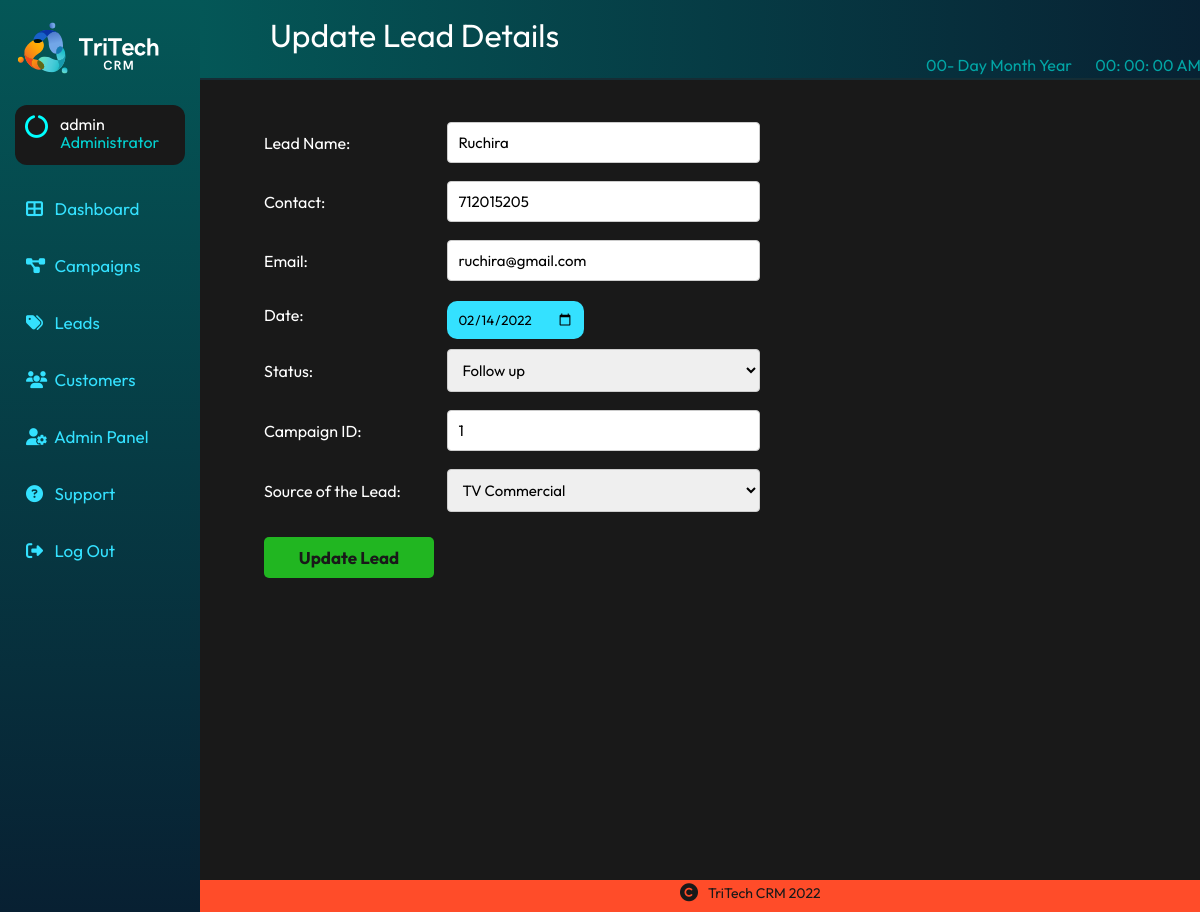
Screenshot of /manage-lead/update-lead.php?id=1 (signed in) with the database file from the repository.
### tables this page shows
CREATE TABLE `tbl_lead` (
  `id` int(10) UNSIGNED NOT NULL,
  `full_name` varchar(255) NOT NULL,
  `email` varchar(255) NOT NULL,
  `contact` int(11) NOT NULL,
  `date` date NOT NULL,
  `status` varchar(100) NOT NULL,
  `source` varchar(100) NOT NULL,
  `campaign_id` int(10) UNSIGNED NOT NULL
);

### manage-lead/update-lead.php (the view, shortened to what this page needs)
<?php include('../common/menu-manage.php'); ?>
    <div class="top-header">
    <h1>Update Lead Details</h1>
        <div class="date-time">
            <div class="date">
                <span id="daynum">00</span>-
                <span id="dayname">Day</span>
                <span id="month">Month</span>
                <span id="year">Year</span>
            </div>
            <div class="time">
                <span id="hour">00</span>:
                <span id="minutes">00</span>:
                <span id="seconds">00</span>
                <span id="period">AM</span>
            </div>
        </div>
    </div>
    <div class="main-content">
        <?php
            $id=$_GET['id'];
            $sql = "SELECT * FROM tbl_lead WHERE id=$id";
            $res = mysqli_query($conn, $sql);
            if($res==TRUE)
            {
                $count = mysqli_num_rows($res);
                if($count==1)
                {
                    $rows=mysqli_fetch_assoc($res);
                    $full_name=$rows['full_name'];
                    $contact=$rows['contact'];
                    $status=$rows['status'];
                    $email=$rows['email'];
                    $campaign_id=$rows['campaign_id'];
                    $source=$rows['source'];
                    $date=$rows['date'];
                }
                else
                {
                    header('location: http://localhost/tritech-crm/manage-lead/manage-lead.php');
                }
            }
            ?>
        <form action="" method="POST">
        <table class="table-form">
            <tr>
                <td>Lead Name: </td>
                <td><input type="text" name="full_name" value="<?php echo $full_name; ?>" required></td>
            </tr>
            <tr>
                <td>Contact: </td>
                <td><input type="text" name="contact" value="<?php echo $contact; ?>" maxlength="10" size="10" required></td>
            </tr>
            <tr>
                <td>Email: </td>
                <td><input type="text" name="email" value="<?php echo $email; ?>" required></td>
            </tr>
            <tr>
                <td>Date: </td>
                <td><input type="date" name="date" value="<?php echo $date; ?>" required></td>
            </tr>
            <tr>
                <td>Status: </td>
                <td>
                <Select name="status" required>
                        <option <?php if($status =="Follow up"){echo "selected";} ?>  value="Follow up">Follow up</option>
                    </Select>
                </td>
            </tr>
            <tr>
                <td>Campaign ID: </td>
                <td>
                <input type="number" name="campaign_id" value="<?php echo $campaign_id; ?>" >
                </td>
            </tr>
            <tr>
                <td>Source of the Lead: </td>
                <td>
                <Select name="source" >
                        <option <?php if($source =="TV Commercial"){echo "selected";} ?>  value="TV Commercial">TV Commercial</option>
                </Select>
                </td>
            </tr>
            <tr>
                <td colspan="2">
                    <input type="submit" name="submit" value="Update Lead" class="btn-form">
                </td>
            </tr>
        </table>
        </form>
    </div>
<?php include('../common/footer.php'); ?>

### css/main.css (style rules this page uses)
* { padding: 0; margin: 0; font-family: 'Outfit', sans-serif; box-sizing: border-box; list-style: none; text-decoration: none; font-weight: 400; }
.main-content { padding: 1% 1%; background-color: #191919; width: 86%; height: 100%; margin-left: 200px; overflow: auto; }
.top-header { width: 86%; position: inherit; height: 80px; color: white; padding: 15px 25px; margin-left: 200px; background-image: linear-gradient(to left, #082032, #045757); border-bottom: 2px solid #152D35; padding-left: 70px; }
.table-form { color: white; margin-top: 20px; margin-left: 50px; width: 500px; }
.table-form tr { width: 260px; }
.table-form input[type=text], input[type=number], input[type=password], select { width: 100%; margin: 8px 0; border: 1px solid #ccc; border-radius: 4px; padding: 10px; display: inline-block; font-size: 15px; }
.table-form input[type=date] { background-color: #34e1ff; border: 0; padding: 10px; border-radius: 10px; margin-top: 10px; }
.table-form option { color: #27323A; }
.btn-form { padding: 10px; border: 0; color: #191919; font-size: 17px; width: 170px; cursor: pointer; background-color: #21b621; font-weight: bold; border-radius: 5px; margin-top: 15px; }
.date-time { width: 400px; margin-left: 70%; color: #02a5a5; }
.date { display: inline-block; }
.time { display: inline-block; margin-left: 20px; margin-right: 40px; color: #02a5a5; }

### rows the page displays
tbl_lead: full_name "Ruchira", contact "712015205", email "ruchira@gmail.com", date "02/14/2022", status "Follow up", campaign_id "1", source "TV Commercial"

### other values shown
$_SESSION['username'] "admin"
